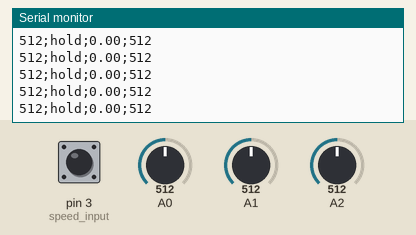
This sketch was run on a simulated Arduino Uno, built with avr-gcc and run on an emulated ATmega328P. Shown: the last lines printed to the serial monitor. The inputs (shaded band) are chosen by the test bench; at power-on: A1 = 512, pin 3 (speed_input) HIGH, A0 = 512, A2 = 512.

Above: at 1.2 s.
1.3 s: A1 set to 502
At 1.8 s:
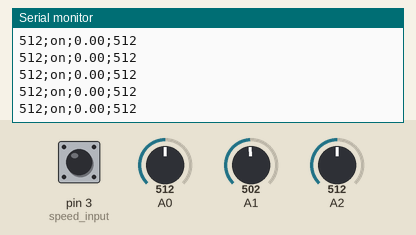
3.2 s: A1 set to 469
At 3.8 s:
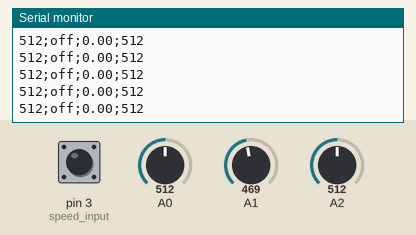
5.1 s: A1 set to 441
At 5.8 s:
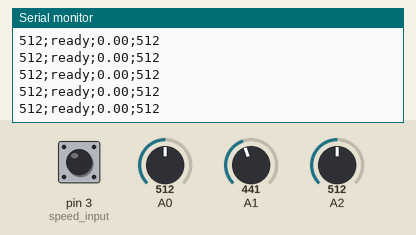

The sketch:

new_angle_speed_button.ino
```cpp
//定义接口
const int speed_input = 3;
//定义读取按钮的参数
int get_button=0;
String button_data;
//定义角度的参数
int angle_data = 0;
//定义速度的参数
double speed_data=0;
double s = 1.884;
double looper;
double timer=0;
double pulse=0;
//定义心率参数
int heart_data=0;

void setup() {
  pinMode(speed_input,INPUT);
  Serial.begin(115200);

  attachInterrupt(1,stateChange,FALLING);
}

void loop() {
    //读取角度
    angle_data=analogRead(A0);
    //读取速度
    if(timer>=0.06)
    {
      looper=pulse/48;
      speed_data=looper*s/0.06;
      pulse=0;
      timer=0;
    }
    timer=timer+0.02;

    //读取按钮
    get_button = analogRead(A1);
    if  (get_button <= 450){button_data=(";ready;");}
    else if(get_button <= 480&&get_button > 450){button_data=(";off;");}
    else if(get_button > 480&&get_button <= 510) {button_data=(";on;");}
    else {button_data=(";hold;");}

    //读取心率
    heart_data=analogRead(A2);

    //输出
    Serial.print(angle_data);
    Serial.print(button_data);
    Serial.print(speed_data);
    Serial.print(";");
    Serial.println(heart_data);
    //延迟20毫秒
    delay(20);
}

void stateChange()
{
  pulse=pulse+1;
//  Serial.println(pulse);
}
```

Measured:
- the behaviour switches between 511 and 510 on A1 (found by bisection; images 0 and 1)
- the behaviour switches between 481 and 480 on A1 (found by bisection; images 1 and 2)
- the behaviour switches between 451 and 450 on A1 (found by bisection; images 2 and 3)
- after the input at 1.3 s, the serial monitor: prints a new line at once (image 1)
- after the input at 3.2 s, the serial monitor: prints a new line at once (image 2)
- after the input at 5.1 s, the serial monitor: prints a new line at once (image 3)
